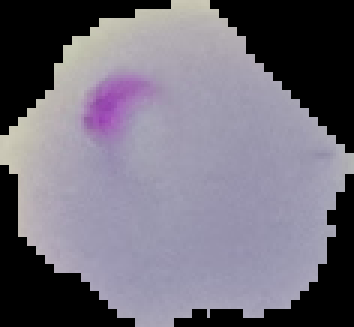
#> input picture train/parasitized.10071.png, 118 x 109 px (shown 3 times larger); its folder holds 4 pictures in this run
$ python train_pca_svm_kernel_rbf.py
#> lines starting #> are read from the running program, lines starting #| are printed output that depends on the picture

import os
import cv2
import numpy as np
from sklearn.model_selection import train_test_split
from sklearn.decomposition import PCA
from sklearn.svm import SVC
from sklearn.metrics import accuracy_score, cohen_kappa_score, f1_score, confusion_matrix, recall_score, roc_auc_score
import seaborn as sns
import matplotlib.pyplot as plt
import uuid
import random

def predict_and_evaluate(model, X_test, y_test):
    # Inferência
    y_pred = model.predict(X_test)

    # Métricas
    print('Acurácia:', accuracy_score(y_test, y_pred))
    print('F1 score:', f1_score(y_test, y_pred, average='weighted'))
    print('Recall Score:', recall_score(y_test, y_pred))
    print('ROC AUC Score:', roc_auc_score(y_test, y_pred))
    print('Cohen Kappa Score:', cohen_kappa_score(y_test, y_pred))

    # Matriz de confusão
    conf_matrix = confusion_matrix(y_test, y_pred)
    sns.heatmap(conf_matrix, annot=True, fmt='d', cmap="Blues", xticklabels=np.unique(y_test), yticklabels=np.unique(y_test))
    plt.title('Matriz de Confusão')
    plt.xlabel('Predito')
    plt.ylabel('Verdadeiro')
    plt.show()

def train(X_train, y_train):
  model = SVC(kernel='rbf')
  model.fit(X_train, y_train)
  return model

def load_images_from_folder(folder, img_size, labels_dict=None, max_images=None, sort=False):
#> called with folder = 'train', img_size = 64, sort = False
    images = []
    labels = []

    file_list = os.listdir(folder)
    # Ordenar os arquivos numericamente (por conta do submission file)
    if sort:
        file_list = sorted(file_list, key=lambda x: int(x.split('.')[0]))

    for filename in file_list:
        if max_images and len(images) >= max_images:
            break
        if filename.endswith(".png"):
            img_path = os.path.join(folder, filename)
            img = cv2.imread(img_path, 1) #1- Color 0 - grayscale
#> img is the input picture: shape (109, 118, 3); mean B, G, R 122.1, 109.4, 113.5
            rgb_img = cv2.cvtColor(img, cv2.COLOR_BGR2GRAY)
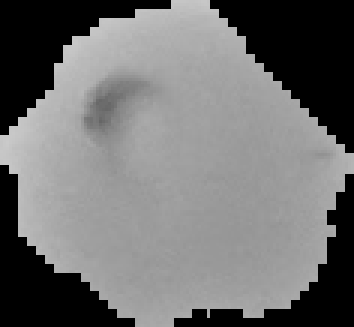
#> rgb_img: shape (109, 118) (shown 3 times larger); min 0, max 202, mean 112
            resized_image = cv2.resize(rgb_img, (img_size, img_size))
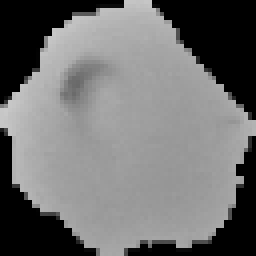
#> resized_image: shape (64, 64) (shown 4 times larger); min 0, max 201, mean 111.9

            img_array = np.array(resized_image)
            images.append(img_array)
            # Etiquetar as imagens: 0 para gato, 1 para cachorro
            if labels_dict:
                labels.append(labels_dict[filename])
            elif 'parasitized' in filename:
                labels.append(0)
            elif 'uninfected' in filename:
                labels.append(1)
#> pass 2 of the loop in load_images_from_folder, `for filename in file_list:`:
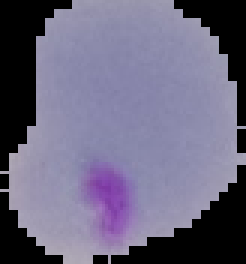
#> input picture train/parasitized.10086.png, 82 x 88 px (shown 3 times larger)
#> in load_images_from_folder, img is the input picture: shape (88, 82, 3); mean B, G, R 126.9, 102.6, 106.6
#> in load_images_from_folder, `rgb_img = cv2.cvtColor(img, cv2.COLOR_BGR2GRAY)`:
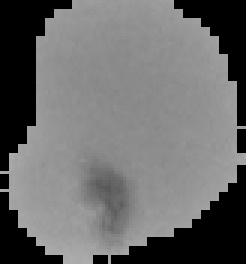
#> rgb_img: shape (88, 82) (shown 3 times larger); min 0, max 173, mean 106.5
#> in load_images_from_folder, `resized_image = cv2.resize(rgb_img, (img_size, img_size))`:
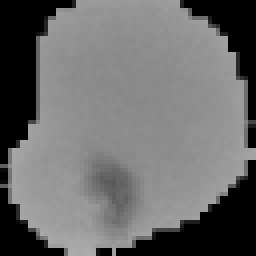
#> resized_image: shape (64, 64) (shown 4 times larger); min 0, max 172, mean 106.6
#> pass 3 of the loop in load_images_from_folder, `for filename in file_list:`:
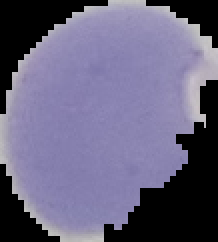
#> input picture train/parasitized.10962.png, 109 x 121 px (shown 2 times larger)
#> in load_images_from_folder, img is the input picture: shape (121, 109, 3); mean B, G, R 126, 98.9, 103.1
#> in load_images_from_folder, `rgb_img = cv2.cvtColor(img, cv2.COLOR_BGR2GRAY)`:
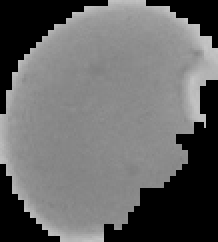
#> rgb_img: shape (121, 109) (shown 2 times larger); min 0, max 198, mean 103.3
#> in load_images_from_folder, `resized_image = cv2.resize(rgb_img, (img_size, img_size))`:
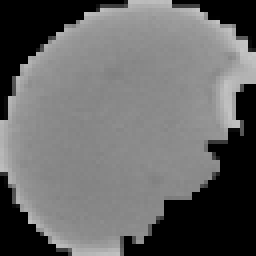
#> resized_image: shape (64, 64) (shown 4 times larger); min 0, max 197, mean 103.1
#> the loop made 4 passes; the first 3 are shown
    return np.array(images), np.array(labels)

train_folder = 'train'
img_size = 64  # Redimensionar imagens para 64x64 pixels

# Carregar imagens de treino
X_train, y_train = load_images_from_folder(train_folder, img_size)

# Para o conjunto de teste, podemos simplesmente carregar as imagens sem etiquetas
# ou usar um conjunto de validação a partir dos dados de treinamento
X_train, X_test, y_train, y_test = train_test_split(X_train, y_train, test_size=0.2, random_state=42)

# Normalizar os dados
X_train = X_train.astype('float32') / 255.0
X_test = X_test.astype('float32') / 255.0


X_train_flat = X_train.reshape((X_train.shape[0], -1))
X_test_flat = X_test.reshape((X_test.shape[0], -1))


n_components = 50
pca = PCA(n_components=n_components)
#> (the run stopped early here; a loop or call above may not have finished)
